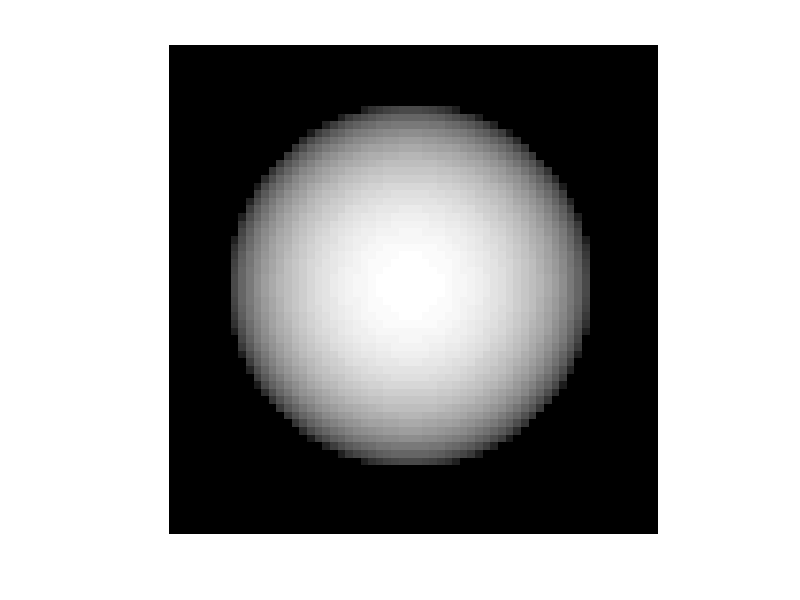

Write MATLAB code to recreate this figure.
r = 24;
gridsize = 64;
E = zeros(gridsize, gridsize);
mid = gridsize/2 ;
    
    for x = -31:32
        for y = -31:32
            if ((x)^2 + (y)^2) <= r^2 
                numerator = 1.0*( sqrt(r^2 - (x)^2 - (y)^2));
                denominator =  1.0*r;
            
                answer = numerator/denominator;
                if answer<=0
                    answer = 0;
                end
                E((mid+x),(mid+y)) = answer;
            end
        end
    end        
imshow(E);   
disp(E);
  